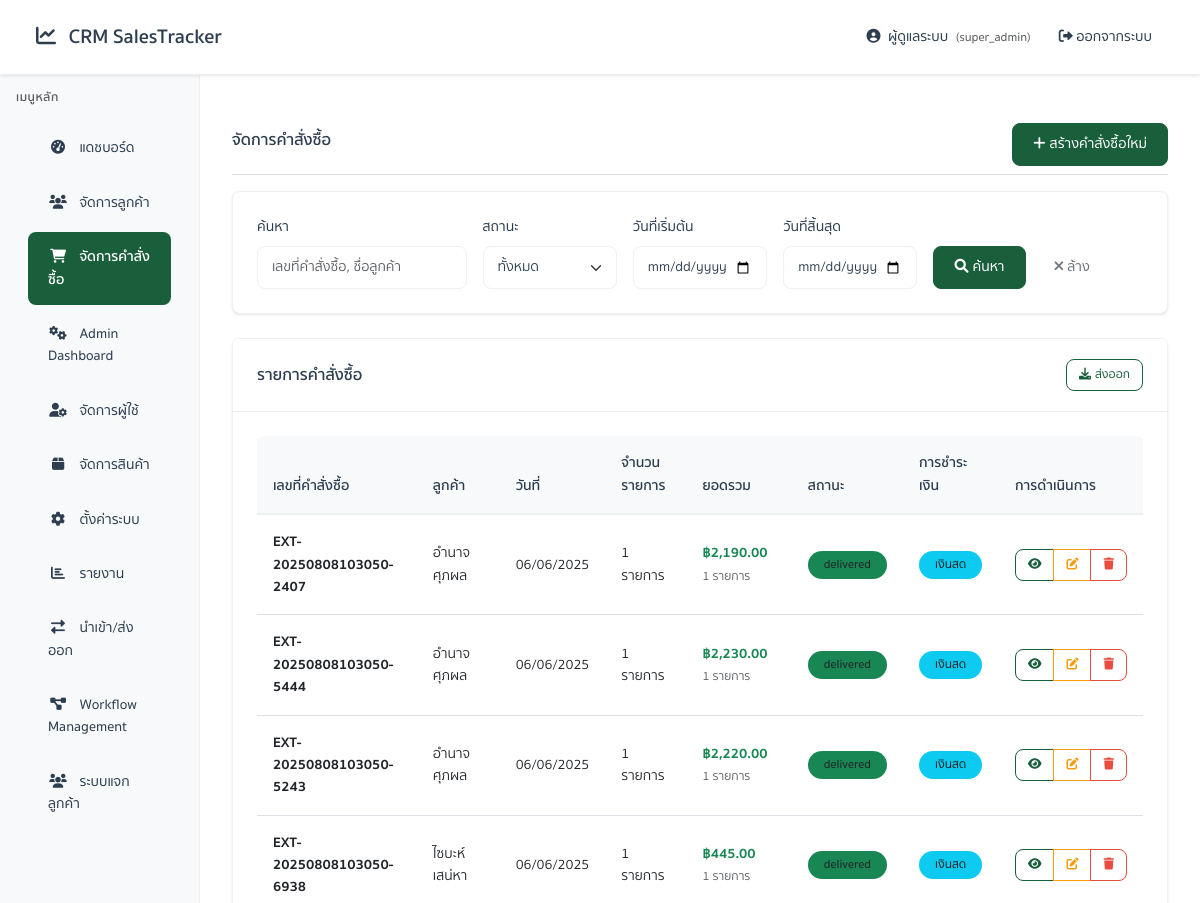
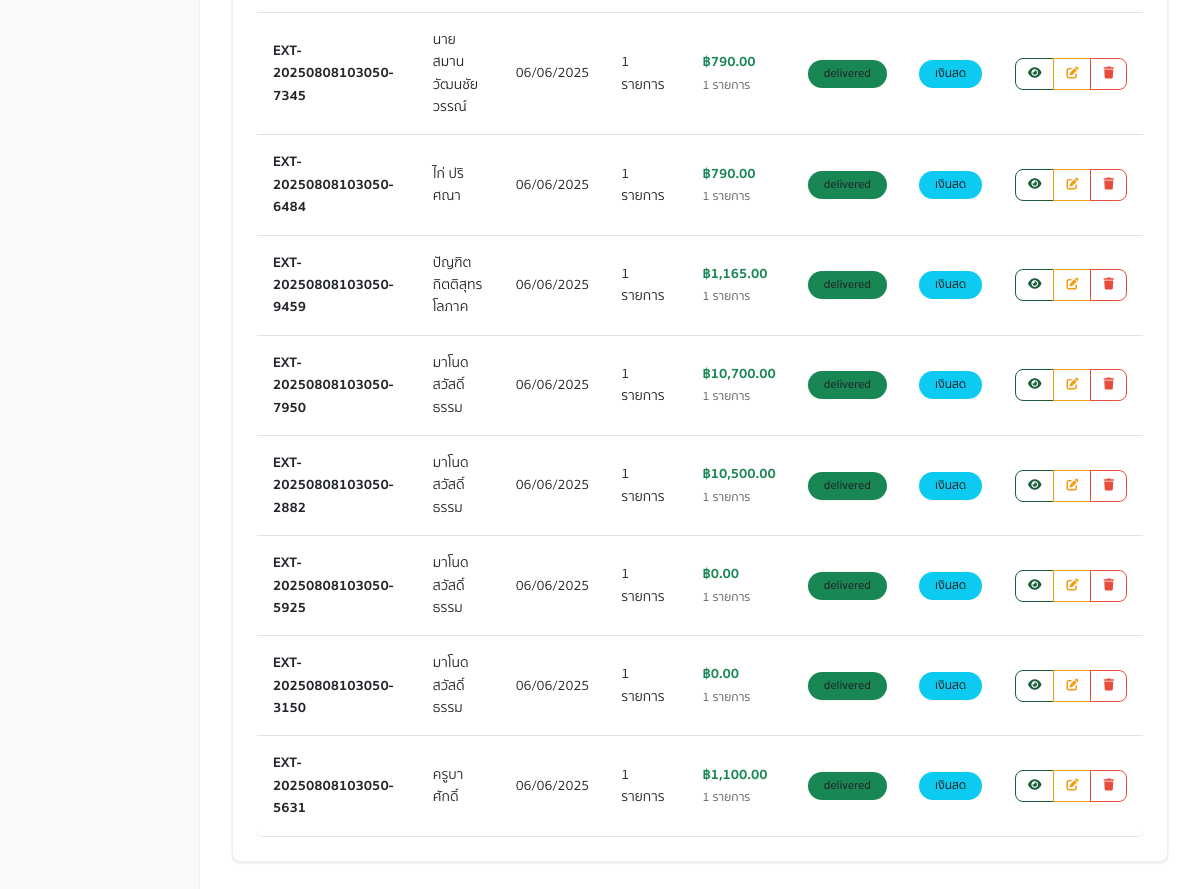
Screenshot of /orders.php (signed in) with the database file from the repository (2 pictures, top to bottom).
### tables this page shows
CREATE TABLE `orders` (
  `order_id` int(11) NOT NULL,
  `order_number` varchar(50) NOT NULL,
  `customer_id` int(11) NOT NULL,
  `created_by` int(11) NOT NULL,
  `order_date` date NOT NULL,
  `total_amount` decimal(12,2) NOT NULL,
  `discount_amount` decimal(10,2) DEFAULT 0.00,
  `discount_percentage` decimal(5,2) DEFAULT 0.00,
  `net_amount` decimal(12,2) NOT NULL,
  `payment_method` enum('cash','transfer','cod','credit','other') DEFAULT 'cash',
  `payment_status` enum('pending','paid','partial','cancelled') DEFAULT 'pending',
  `delivery_date` date DEFAULT NULL,
  `delivery_address` text DEFAULT NULL,
  `delivery_status` enum('pending','shipped','delivered','cancelled') DEFAULT 'pending',
  `notes` text DEFAULT NULL,
  `is_active` tinyint(1) DEFAULT 1,
  `created_at` timestamp NOT NULL DEFAULT current_timestamp(),
  `updated_at` timestamp NOT NULL DEFAULT current_timestamp() ON UPDATE current_timestamp()
);

### app/controllers/OrderController.php (called while the page is built, shortened)
<?php
require_once __DIR__ . '/../core/Database.php';
require_once __DIR__ . '/../services/OrderService.php';
class OrderController {
    private $orderService;
    public function __construct() {
        $this->orderService = new OrderService();
    }
    public function index() {
        $filters = [];
        $page = isset($_GET['page']) ? (int)$_GET['page'] : 1;
        $result = $this->orderService->getOrders($filters, $page, 20);
        $orderList = $result['orders'];
        include APP_VIEWS . 'orders/index.php';
    }
}
?>

### app/core/Database.php (called while the page is built, shortened)
<?php
class Database {
    private $pdo;
    private function connect() {
        try {
            $dsn = "mysql:host=" . DB_HOST . ";port=" . DB_PORT . ";dbname=" . DB_NAME . ";charset=" . DB_CHARSET;
            $this->pdo = new PDO($dsn, DB_USER, DB_PASS);
            $this->pdo->setAttribute(PDO::ATTR_ERRMODE, PDO::ERRMODE_EXCEPTION);
            $this->pdo->setAttribute(PDO::ATTR_DEFAULT_FETCH_MODE, PDO::FETCH_ASSOC);
            $this->pdo->setAttribute(PDO::ATTR_EMULATE_PREPARES, false);
        } catch (PDOException $e) {
            throw new Exception("Database connection failed: " . $e->getMessage());
        }
    }
    public function query($sql, $params = []) {
        try {
            $stmt = $this->pdo->prepare($sql);
            $stmt->execute($params);
            return $stmt;
        } catch (PDOException $e) {
            throw new Exception("Query failed: " . $e->getMessage());
        }
    }
    public function fetchOne($sql, $params = []) {
        $stmt = $this->query($sql, $params);
        return $stmt->fetch();
    }
    public function fetchAll($sql, $params = []) {
        $stmt = $this->query($sql, $params);
        return $stmt->fetchAll();
    }
}
?>

### app/services/OrderService.php (called while the page is built, shortened)
<?php
require_once __DIR__ . '/../core/Database.php';
class OrderService {
    private $db;
    public function __construct() {
        $this->db = new Database();
    }
    public function getOrders($filters = [], $page = 1, $limit = 20) {
        try {
            $whereConditions = ['1=1'];
            $params = [];
            $whereClause = implode(' AND ', $whereConditions);
            $countQuery = "SELECT COUNT(*) as total FROM orders o WHERE {$whereClause}";
            $totalResult = $this->db->fetchOne($countQuery, $params);
            $total = $totalResult['total'];
            $offset = ($page - 1) * $limit;
            $query = "
                SELECT
                    o.*,
                    CONCAT(c.first_name, ' ', c.last_name) as customer_name,
                    c.phone,
                    u.username as created_by_name,
                    COALESCE(item_counts.item_count, 0) as item_count
                FROM orders o
                LEFT JOIN customers c ON o.customer_id = c.customer_id
                LEFT JOIN users u ON o.created_by = u.user_id
                LEFT JOIN (
                    SELECT order_id, COUNT(*) as item_count
                    FROM order_items
                    GROUP BY order_id
                ) as item_counts ON o.order_id = item_counts.order_id
                WHERE {$whereClause}
                ORDER BY o.created_at DESC
                LIMIT :limit OFFSET :offset
            ";
            $params['limit'] = $limit;
            $params['offset'] = $offset;
            $orders = $this->db->fetchAll($query, $params);
            return [
                'success' => true,
                'orders' => $orders,
                'total' => $total,
                'page' => $page,
                'limit' => $limit,
                'total_pages' => ceil($total / $limit)
            ];
        } catch (Exception $e) {
            return [
                'success' => false,
                'message' => 'เกิดข้อผิดพลาดในการดึงข้อมูล: ' . $e->getMessage()
            ];
        }
    }
}
?>

### app/views/orders/index.php (the view, shortened to what this page needs)
<?php
$orders = $orderList ?? [];
?>
<!DOCTYPE html>
<html lang="th">
<head>
    <link href="https://cdn.jsdelivr.net/npm/bootstrap@5.3.0/dist/css/bootstrap.min.css" rel="stylesheet">
    <link href="https://cdnjs.cloudflare.com/ajax/libs/font-awesome/6.0.0/css/all.min.css" rel="stylesheet">
    <link href="assets/css/app.css" rel="stylesheet">
</head>
<body>
    <?php include APP_VIEWS . 'components/header.php'; ?>
    <div class="container-fluid">
        <div class="row">
            <?php include APP_VIEWS . 'components/sidebar.php'; ?>
            <main class="col-md-9 col-lg-10 main-content page-transition">
                <div class="d-flex justify-content-between flex-wrap flex-md-nowrap align-items-center pt-3 pb-2 mb-3 border-bottom">
                    <h1 class="h2">จัดการคำสั่งซื้อ</h1>
                    <div class="btn-toolbar mb-2 mb-md-0">
                        <a href="orders.php?action=create" class="btn btn-primary">
                            <i class="fas fa-plus me-1"></i>สร้างคำสั่งซื้อใหม่
                        </a>
                    </div>
                </div>
                <div class="card mb-4">
                    <div class="card-body">
                        <form method="GET" action="orders.php" class="row g-3">
                            <div class="col-md-3">
                                <label for="search" class="form-label">ค้นหา</label>
                                <input type="text" class="form-control" id="search" name="search"
                                       value="<?php echo htmlspecialchars($_GET['search'] ?? ''); ?>"
                                       placeholder="เลขที่คำสั่งซื้อ, ชื่อลูกค้า">
                            </div>
                            <div class="col-md-2">
                                <label for="status" class="form-label">สถานะ</label>
                                <select class="form-select" id="status" name="status">
                                    <option value="">ทั้งหมด</option>
                                </select>
                            </div>
                            <div class="col-md-2">
                                <label for="date_from" class="form-label">วันที่เริ่มต้น</label>
                                <input type="date" class="form-control" id="date_from" name="date_from"
                                       value="<?php echo htmlspecialchars($_GET['date_from'] ?? ''); ?>">
                            </div>
                            <div class="col-md-2">
                                <label for="date_to" class="form-label">วันที่สิ้นสุด</label>
                                <input type="date" class="form-control" id="date_to" name="date_to"
                                       value="<?php echo htmlspecialchars($_GET['date_to'] ?? ''); ?>">
                            </div>
                            <div class="col-md-3 d-flex align-items-end">
                                <button type="submit" class="btn btn-primary me-2">
                                    <i class="fas fa-search me-1"></i>ค้นหา
                                </button>
                                <a href="orders.php" class="btn btn-outline-secondary">
                                    <i class="fas fa-times me-1"></i>ล้าง
                                </a>
                            </div>
                        </form>
                    </div>
                </div>
                <div class="card">
                    <div class="card-header d-flex justify-content-between align-items-center">
                        <h5 class="mb-0">รายการคำสั่งซื้อ</h5>
                        <div>
                            <a href="orders.php?action=export" class="btn btn-outline-primary btn-sm">
                                <i class="fas fa-download me-1"></i>ส่งออก
                            </a>
                        </div>
                    </div>
                    <div class="card-body">
                        <?php if (!empty($orders)): ?>
                            <div class="table-responsive">
                                <table class="table table-hover">
                                    <thead>
                                        <tr>
                                            <th>เลขที่คำสั่งซื้อ</th>
                                            <th>ลูกค้า</th>
                                            <th>วันที่</th>
                                            <th>จำนวนรายการ</th>
                                            <th>ยอดรวม</th>
                                            <th>สถานะ</th>
                                            <th>การชำระเงิน</th>
                                            <th>การดำเนินการ</th>
                                        </tr>
                                    </thead>
                                    <tbody>
                                        <?php foreach ($orders as $order): ?>
                                            <tr>
                                                <td>
                                                    <strong><?php echo htmlspecialchars($order['order_number']); ?></strong>
                                                </td>
                                                <td><?php echo htmlspecialchars($order['customer_name']); ?></td>
                                                <td><?php echo date('d/m/Y', strtotime($order['order_date'])); ?></td>
                                                <td><?php echo $order['item_count'] ?? 0; ?> รายการ</td>
                                                <td>
                                                    <strong class="text-success">
                                                        ฿<?php echo number_format($order['total_amount'], 2); ?>
                                                    </strong>
                                                    <?php if (isset($order['item_count']) && $order['item_count'] > 0): ?>
                                                        <br><small class="text-muted"><?php echo $order['item_count']; ?> รายการ</small>
                                                    <?php endif; ?>
                                                </td>
                                                <td>
                                                    <span class="badge bg-<?php echo $order['delivery_status'] === 'delivered' ? 'success' : ($order['delivery_status'] === 'shipped' ? 'primary' : ($order['delivery_status'] === 'pending' ? 'warning' : 'secondary')); ?> text-dark">
                                                        <?php echo htmlspecialchars($order['delivery_status']); ?>
                                                    </span>
                                                </td>
                                                <td>
                                                    <?php
                                                    $paymentMethodLabels = [
                                                        'cash' => 'เงินสด',
                                                        'transfer' => 'โอนเงิน',
                                                        'cod' => 'เก็บเงินปลายทาง',
                                                        'receive_before_payment' => 'รับสินค้าก่อนชำระ',
                                                        'credit' => 'เครดิต',
                                                        'other' => 'อื่นๆ'
                                                    ];
                                                    $paymentMethodLabel = $paymentMethodLabels[$order['payment_method']] ?? $order['payment_method'];
                                                    $badgeClass = in_array($order['payment_method'], ['cod', 'receive_before_payment']) ? 'warning' : 'info';
                                                    ?>
                                                    <span class="badge bg-<?php echo $badgeClass; ?> text-dark">
                                                        <?php echo htmlspecialchars($paymentMethodLabel); ?>
                                                    </span>
                                                </td>
                                                <td>
                                                    <div class="btn-group" role="group">
                                                        <a href="orders.php?action=show&id=<?php echo $order['order_id']; ?>"
                                                           class="btn btn-sm btn-outline-primary" title="ดูรายละเอียด">
                                                            <i class="fas fa-eye"></i>
                                                        </a>
                                                        <?php if (in_array($roleName, ['supervisor', 'admin', 'super_admin']) || $order['created_by'] == $userId): ?>
                                                        <a href="orders.php?action=edit&id=<?php echo $order['order_id']; ?>"
                                                           class="btn btn-sm btn-outline-warning" title="แก้ไข">
                                                            <i class="fas fa-edit"></i>
                                                        </a>
                                                        <button type="button" class="btn btn-sm btn-outline-danger"
                                                                onclick="deleteOrder(<?php echo $order['order_id']; ?>)" title="ลบ">
                                                            <i class="fas fa-trash"></i>
                                                        </button>
                                                        <?php endif; ?>
                                                    </div>
                                                </td>
                                            </tr>
                                        <?php endforeach; ?>
                                    </tbody>
                                </table>
                            </div>
                        <?php endif; ?>
                    </div>
                </div>
            </main>
        </div>
    </div>
</body>
</html>

### rows the page displays
orders: order_number "EXT-20250808103050-2407", customer_name "อำนาจ ศุภผล", order_date "06/06/2025", item_count "1", total_amount "2,190.00", delivery_status "delivered", payment_method "เงินสด"
orders: order_number "EXT-20250808103050-5444", customer_name "อำนาจ ศุภผล", order_date "06/06/2025", item_count "1", total_amount "2,230.00", delivery_status "delivered", payment_method "เงินสด"
orders: order_number "EXT-20250808103050-5243", customer_name "อำนาจ ศุภผล", order_date "06/06/2025", item_count "1", total_amount "2,220.00", delivery_status "delivered", payment_method "เงินสด"
orders: order_number "EXT-20250808103050-6938", customer_name "ไซบะห์ เสน่หา", order_date "06/06/2025", item_count "1", total_amount "445.00", delivery_status "delivered", payment_method "เงินสด"
orders: order_number "EXT-20250808103050-7345", customer_name "นายสมาน วัฒนชัยวรรณ์", order_date "06/06/2025", item_count "1", total_amount "790.00", delivery_status "delivered", payment_method "เงินสด"
orders: order_number "EXT-20250808103050-6484", customer_name "ไก่ ปริศณา", order_date "06/06/2025", item_count "1", total_amount "790.00", delivery_status "delivered", payment_method "เงินสด"
orders: order_number "EXT-20250808103050-9459", customer_name "ปัญฑิต กิตติสุทรโลภาค", order_date "06/06/2025", item_count "1", total_amount "1,165.00", delivery_status "delivered", payment_method "เงินสด"
orders: order_number "EXT-20250808103050-7950", customer_name "มาโนด สวัสดิ์ธรรม", order_date "06/06/2025", item_count "1", total_amount "10,700.00", delivery_status "delivered", payment_method "เงินสด"
orders: order_number "EXT-20250808103050-2882", customer_name "มาโนด สวัสดิ์ธรรม", order_date "06/06/2025", item_count "1", total_amount "10,500.00", delivery_status "delivered", payment_method "เงินสด"
orders: order_number "EXT-20250808103050-5925", customer_name "มาโนด สวัสดิ์ธรรม", order_date "06/06/2025", item_count "1", total_amount "0.00", delivery_status "delivered", payment_method "เงินสด"
orders: order_number "EXT-20250808103050-3150", customer_name "มาโนด สวัสดิ์ธรรม", order_date "06/06/2025", item_count "1", total_amount "0.00", delivery_status "delivered", payment_method "เงินสด"
orders: order_number "EXT-20250808103050-5631", customer_name "ครูบาศักดิ์", order_date "06/06/2025", item_count "1", total_amount "1,100.00", delivery_status "delivered", payment_method "เงินสด"

### other values shown
$fullName "ผู้ดูแลระบบ"
$role "super_admin"
